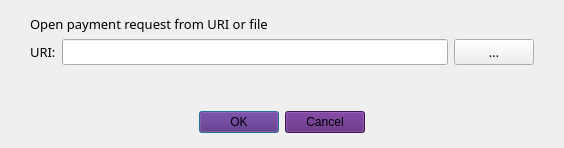
<?xml version="1.0" encoding="UTF-8"?>
<ui version="4.0">
 <class>OpenURIDialog</class>
 <widget class="QDialog" name="OpenURIDialog">
  <property name="geometry">
   <rect>
    <x>0</x>
    <y>0</y>
    <width>564</width>
    <height>148</height>
   </rect>
  </property>
  <property name="font">
   <font>
    <family>Source Sans Pro</family>
    <pointsize>10</pointsize>
   </font>
  </property>
  <property name="windowTitle">
   <string>Open URI</string>
  </property>
  <layout class="QVBoxLayout" name="verticalLayout">
   <property name="leftMargin">
    <number>0</number>
   </property>
   <property name="topMargin">
    <number>15</number>
   </property>
   <property name="rightMargin">
    <number>0</number>
   </property>
   <property name="bottomMargin">
    <number>0</number>
   </property>
   <item>
    <layout class="QHBoxLayout" name="horizontalLayout_3">
     <property name="leftMargin">
      <number>30</number>
     </property>
     <property name="rightMargin">
      <number>30</number>
     </property>
     <item>
      <widget class="QLabel" name="label_2">
       <property name="font">
        <font>
         <family>Source Sans Pro</family>
         <pointsize>10</pointsize>
        </font>
       </property>
       <property name="text">
        <string>Open payment request from URI or file</string>
       </property>
      </widget>
     </item>
    </layout>
   </item>
   <item>
    <layout class="QHBoxLayout" name="horizontalLayout">
     <property name="leftMargin">
      <number>30</number>
     </property>
     <property name="rightMargin">
      <number>30</number>
     </property>
     <item>
      <widget class="QLabel" name="label">
       <property name="font">
        <font>
         <family>Source Sans Pro</family>
         <pointsize>10</pointsize>
        </font>
       </property>
       <property name="text">
        <string>URI:</string>
       </property>
      </widget>
     </item>
     <item>
      <widget class="QValidatedLineEdit" name="uriEdit"/>
     </item>
     <item>
      <widget class="QPushButton" name="selectFileButton">
       <property name="toolTip">
        <string>Select payment request file</string>
       </property>
       <property name="text">
        <string notr="true">…</string>
       </property>
       <property name="autoDefault">
        <bool>false</bool>
       </property>
      </widget>
     </item>
    </layout>
   </item>
   <item>
    <spacer name="verticalSpacer">
     <property name="orientation">
      <enum>Qt::Vertical</enum>
     </property>
     <property name="sizeHint" stdset="0">
      <size>
       <width>20</width>
       <height>40</height>
      </size>
     </property>
    </spacer>
   </item>
   <item>
    <widget class="QWidget" name="buttonsContainerWhite" native="true">
     <layout class="QHBoxLayout" name="horizontalLayout_2">
      <property name="leftMargin">
       <number>30</number>
      </property>
      <property name="topMargin">
       <number>15</number>
      </property>
      <property name="rightMargin">
       <number>30</number>
      </property>
      <property name="bottomMargin">
       <number>15</number>
      </property>
      <item>
       <widget class="QDialogButtonBox" name="buttonBox">
        <property name="font">
         <font>
          <family>Source Sans Pro</family>
          <pointsize>10</pointsize>
         </font>
        </property>
        <property name="styleSheet">
         <string notr="true">background-color: #581F78;
background-opacity: 97%;
</string>
        </property>
        <property name="orientation">
         <enum>Qt::Horizontal</enum>
        </property>
        <property name="standardButtons">
         <set>QDialogButtonBox::Cancel|QDialogButtonBox::Ok</set>
        </property>
        <property name="centerButtons">
         <bool>true</bool>
        </property>
       </widget>
      </item>
     </layout>
    </widget>
   </item>
  </layout>
 </widget>
 <customwidgets>
  <customwidget>
   <class>QValidatedLineEdit</class>
   <extends>QLineEdit</extends>
   <header>qvalidatedlineedit.h</header>
  </customwidget>
 </customwidgets>
 <resources/>
 <connections>
  <connection>
   <sender>buttonBox</sender>
   <signal>accepted()</signal>
   <receiver>OpenURIDialog</receiver>
   <slot>accept()</slot>
   <hints>
    <hint type="sourcelabel">
     <x>248</x>
     <y>254</y>
    </hint>
    <hint type="destinationlabel">
     <x>157</x>
     <y>274</y>
    </hint>
   </hints>
  </connection>
  <connection>
   <sender>buttonBox</sender>
   <signal>rejected()</signal>
   <receiver>OpenURIDialog</receiver>
   <slot>reject()</slot>
   <hints>
    <hint type="sourcelabel">
     <x>316</x>
     <y>260</y>
    </hint>
    <hint type="destinationlabel">
     <x>286</x>
     <y>274</y>
    </hint>
   </hints>
  </connection>
 </connections>
</ui>
